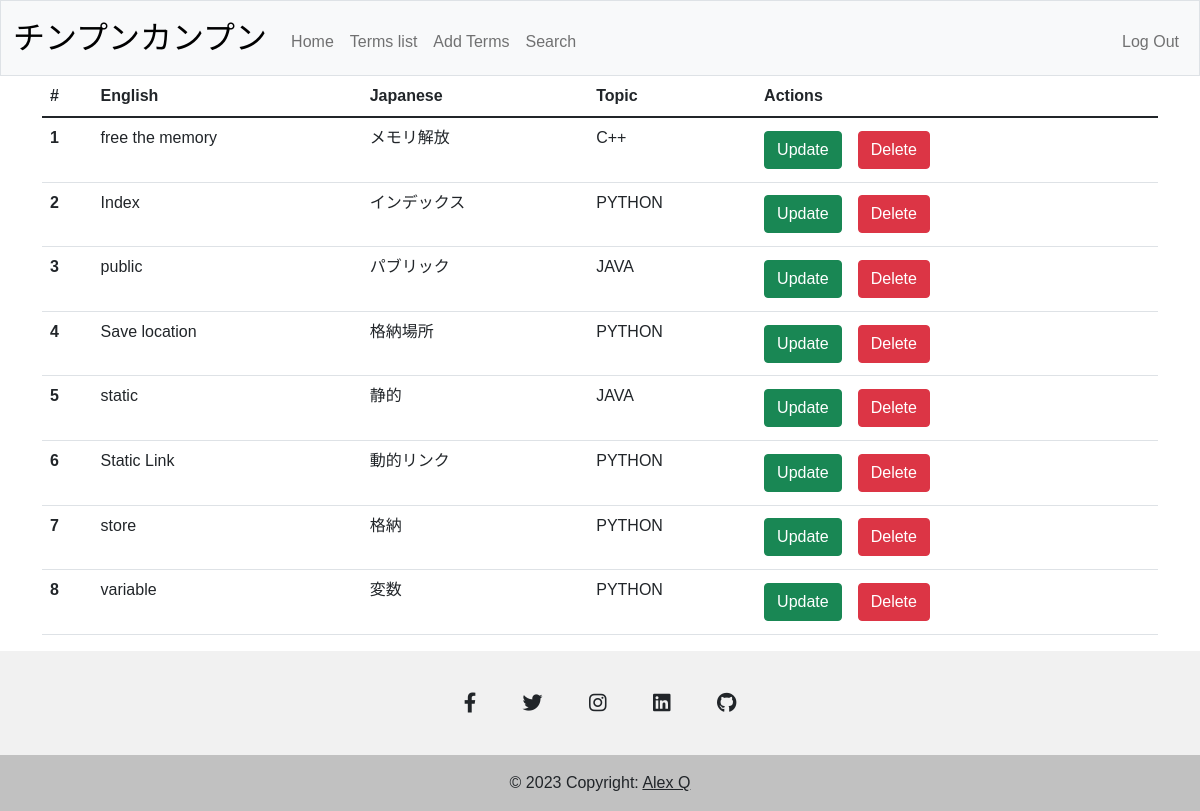
Page /list (signed in) on the earlier database version.
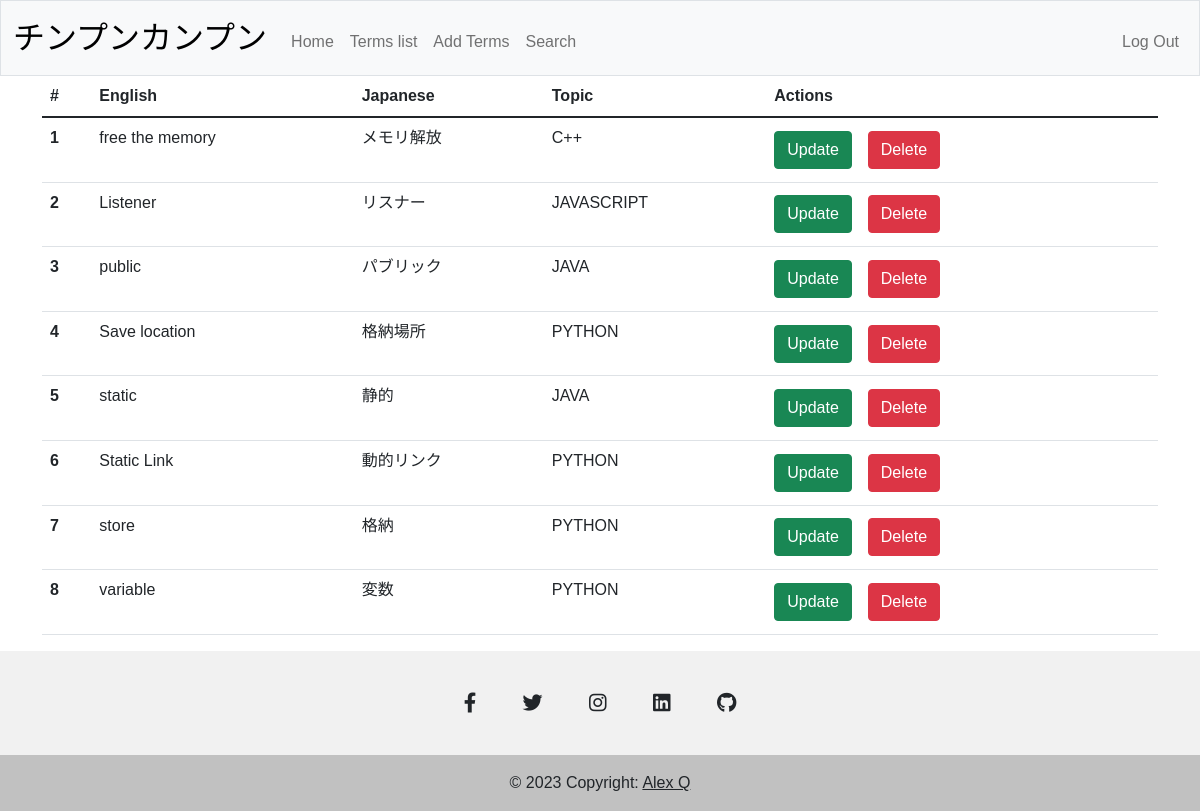
Same page on the later database version.
### tables this page shows
CREATE TABLE terms (
        id INTEGER PRIMARY KEY AUTOINCREMENT NOT NULL,
        japanese TEXT,
        english TEXT,
        topic_id INTEGER,
        FOREIGN KEY(topic_id)
        REFERENCES topic(id));

CREATE TABLE topic (
        id INTEGER PRIMARY KEY AUTOINCREMENT NOT NULL,
        name TEXT UNIQUE);

### app.py (the view, shortened to what this page needs)
@app.route("/list", methods=["GET", "POST"])
@login_required
def list():
    if request.method == "GET":
        try:
            terms = 0
            terms = db.execute(
                """
                SELECT
                    trm.id,
                    trm.japanese,
                    trm.english,
                    tpc.name
                FROM
                    terms as trm
                INNER JOIN topic AS tpc
                    ON trm.topic_id = tpc.id
                ORDER BY
                    LOWER(english)
                """
            )
            if not terms:
                flash(
                    f"Something went wrong. There were no records selected. However, You can add new terms for that topic."
                )
                return render_template("/add_term.html")
        except Exception as e:
            flash(f"Something went wrong. { e }")
            return render_template("/add_term.html")
        return render_template("list.html", terms=terms)

### app.py (called while the page is built)
@app.after_request
def after_request(response):
    response.headers["Cache-Control"] = "no-cache, no-store, must-revalidate"
    response.headers["Expires"] = 0
    response.headers["Pragma"] = "no-cache"
    return response

### helpers.py (called while the page is built)
def login_required(f):
    @wraps(f)
    def decorated_function(*args, **kwargs):
        if session.get("user_id") is None:
            return redirect("/login")
        return f(*args, **kwargs)
    return decorated_function

### templates/list.html (shortened to what this page needs)
{% extends "layout.html" %}
{% block main %}
    <table class="table table-hover">
        <thead class="thead-dark">
            <tr>
                <th scope="col">#</th>
                <th scope="col">English</th>
                <th scope="col">Japanese</th>
                <th scope="col">Topic</th>
                <th scope="col">Actions</th>
            </tr>
        </thead>
        <tbody>
            {% for term in terms %}
                <tr>
                    <th scope="row">{{ loop.index }}</th>
                    <td>{{ term.english }}</td>
                    <td>{{ term.japanese }}</td>
                    <td>{{ term.name }}</td>
                    <td>
                        <div class="button-container">
                            <form action="/update" method="GET" class="form-inline">
                                <button class="btn btn-success" type="submit" name="button" value="{{ term.id }}">Update</button>
                            </form>
                            <form action="/delete" method="GET" class="form-inline">
                                <button class="btn btn-danger" type="submit" name="button" value="{{ term.id }}">Delete</button>
                            </form>
                        </div>
                    </td>
                </tr>
            {% endfor %}
        </tbody>
    </table>
{% endblock %}

Differences in the rows shown:
removed terms: english "Index", japanese "インデックス", name "PYTHON", {{ term.id }} 13 (drawn)
added terms: english "Listener", japanese "リスナー", name "JAVASCRIPT", {{ term.id }} 24 (drawn)
